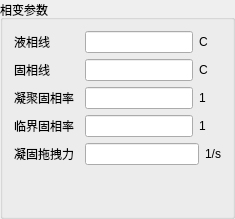
            <widget class="QGroupBox" name="groupBox_13">
             <property name="title">
              <string>相变参数</string>
             </property>
             <layout class="QVBoxLayout" name="verticalLayout_43">
              <item>
               <widget class="QFrame" name="frame_70">
                <property name="frameShape">
                 <enum>QFrame::NoFrame</enum>
                </property>
                <property name="frameShadow">
                 <enum>QFrame::Raised</enum>
                </property>
                <layout class="QHBoxLayout" name="horizontalLayout_64">
                 <property name="leftMargin">
                  <number>0</number>
                 </property>
                 <property name="topMargin">
                  <number>0</number>
                 </property>
                 <property name="rightMargin">
                  <number>0</number>
                 </property>
                 <property name="bottomMargin">
                  <number>0</number>
                 </property>
                 <item>
                  <widget class="QLabel" name="label_75">
                   <property name="minimumSize">
                    <size>
                     <width>65</width>
                     <height>0</height>
                    </size>
                   </property>
                   <property name="text">
                    <string>液相线</string>
                   </property>
                  </widget>
                 </item>
                 <item>
                  <widget class="QLineEdit" name="lineEdit_SolidLiquidusTemperature">
                   <property name="minimumSize">
                    <size>
                     <width>40</width>
                     <height>0</height>
                    </size>
                   </property>
                  </widget>
                 </item>
                 <item>
                  <widget class="QLabel" name="label_76">
                   <property name="minimumSize">
                    <size>
                     <width>22</width>
                     <height>0</height>
                    </size>
                   </property>
                   <property name="text">
                    <string>C</string>
                   </property>
                  </widget>
                 </item>
                </layout>
               </widget>
              </item>
              <item>
               <widget class="QFrame" name="frame_71">
                <property name="frameShape">
                 <enum>QFrame::NoFrame</enum>
                </property>
                <property name="frameShadow">
                 <enum>QFrame::Raised</enum>
                </property>
                <layout class="QHBoxLayout" name="horizontalLayout_65">
                 <property name="leftMargin">
                  <number>0</number>
                 </property>
                 <property name="topMargin">
                  <number>0</number>
                 </property>
                 <property name="rightMargin">
                  <number>0</number>
                 </property>
                 <property name="bottomMargin">
                  <number>0</number>
                 </property>
                 <item>
                  <widget class="QLabel" name="label_77">
                   <property name="minimumSize">
                    <size>
                     <width>65</width>
                     <height>0</height>
                    </size>
                   </property>
                   <property name="text">
                    <string>固相线</string>
                   </property>
                  </widget>
                 </item>
                 <item>
                  <widget class="QLineEdit" name="lineEdit_SolidSolidusTemperature">
                   <property name="minimumSize">
                    <size>
                     <width>40</width>
                     <height>0</height>
                    </size>
                   </property>
                  </widget>
                 </item>
                 <item>
                  <widget class="QLabel" name="label_78">
                   <property name="minimumSize">
                    <size>
                     <width>22</width>
                     <height>0</height>
                    </size>
                   </property>
                   <property name="text">
                    <string>C</string>
                   </property>
                  </widget>
                 </item>
                </layout>
               </widget>
              </item>
              <item>
               <widget class="QFrame" name="frame_72">
                <property name="frameShape">
                 <enum>QFrame::NoFrame</enum>
                </property>
                <property name="frameShadow">
                 <enum>QFrame::Raised</enum>
                </property>
                <layout class="QHBoxLayout" name="horizontalLayout_66">
                 <property name="leftMargin">
                  <number>0</number>
                 </property>
                 <property name="topMargin">
                  <number>0</number>
                 </property>
                 <property name="rightMargin">
                  <number>0</number>
                 </property>
                 <property name="bottomMargin">
                  <number>0</number>
                 </property>
                 <item>
                  <widget class="QLabel" name="label_79">
                   <property name="minimumSize">
                    <size>
                     <width>65</width>
                     <height>0</height>
                    </size>
                   </property>
                   <property name="text">
                    <string>凝聚固相率</string>
                   </property>
                  </widget>
                 </item>
                 <item>
                  <widget class="QLineEdit" name="lineEdit_FluidCoherencyPoint">
                   <property name="minimumSize">
                    <size>
                     <width>40</width>
                     <height>0</height>
                    </size>
                   </property>
                  </widget>
                 </item>
                 <item>
                  <widget class="QLabel" name="label_80">
                   <property name="minimumSize">
                    <size>
                     <width>22</width>
                     <height>0</height>
                    </size>
                   </property>
                   <property name="text">
                    <string>1</string>
                   </property>
                  </widget>
                 </item>
                </layout>
               </widget>
              </item>
              <item>
               <widget class="QFrame" name="frame_73">
                <property name="frameShape">
                 <enum>QFrame::NoFrame</enum>
                </property>
                <property name="frameShadow">
                 <enum>QFrame::Raised</enum>
                </property>
                <layout class="QHBoxLayout" name="horizontalLayout_67">
                 <property name="leftMargin">
                  <number>0</number>
                 </property>
                 <property name="topMargin">
                  <number>0</number>
                 </property>
                 <property name="rightMargin">
                  <number>0</number>
                 </property>
                 <property name="bottomMargin">
                  <number>0</number>
                 </property>
                 <item>
                  <widget class="QLabel" name="label_81">
                   <property name="minimumSize">
                    <size>
                     <width>65</width>
                     <height>0</height>
                    </size>
                   </property>
                   <property name="text">
                    <string>临界固相率</string>
                   </property>
                  </widget>
                 </item>
                 <item>
                  <widget class="QLineEdit" name="lineEdit_FluidCriticalPoint">
                   <property name="minimumSize">
                    <size>
                     <width>40</width>
                     <height>0</height>
                    </size>
                   </property>
                  </widget>
                 </item>
                 <item>
                  <widget class="QLabel" name="label_82">
                   <property name="minimumSize">
                    <size>
                     <width>22</width>
                     <height>0</height>
                    </size>
                   </property>
                   <property name="text">
                    <string>1</string>
                   </property>
                  </widget>
                 </item>
                </layout>
               </widget>
              </item>
              <item>
               <widget class="QFrame" name="frame_74">
                <property name="frameShape">
                 <enum>QFrame::NoFrame</enum>
                </property>
                <property name="frameShadow">
                 <enum>QFrame::Raised</enum>
                </property>
                <layout class="QHBoxLayout" name="horizontalLayout_68">
                 <property name="leftMargin">
                  <number>0</number>
                 </property>
                 <property name="topMargin">
                  <number>0</number>
                 </property>
                 <property name="rightMargin">
                  <number>0</number>
                 </property>
                 <property name="bottomMargin">
                  <number>0</number>
                 </property>
                 <item>
                  <widget class="QLabel" name="label_83">
                   <property name="minimumSize">
                    <size>
                     <width>65</width>
                     <height>0</height>
                    </size>
                   </property>
                   <property name="text">
                    <string>凝固拖拽力</string>
                   </property>
                  </widget>
                 </item>
                 <item>
                  <widget class="QLineEdit" name="lineEdit_SolidificationDragCoefficent">
                   <property name="minimumSize">
                    <size>
                     <width>40</width>
                     <height>0</height>
                    </size>
                   </property>
                  </widget>
                 </item>
                 <item>
                  <widget class="QLabel" name="label_84">
                   <property name="text">
                    <string>1/s</string>
                   </property>
                  </widget>
                 </item>
                </layout>
               </widget>
              </item>
              <item>
               <spacer name="verticalSpacer_6">
                <property name="orientation">
                 <enum>Qt::Vertical</enum>
                </property>
                <property name="sizeHint" stdset="0">
                 <size>
                  <width>20</width>
                  <height>40</height>
                 </size>
                </property>
               </spacer>
              </item>
             </layout>
            </widget>
